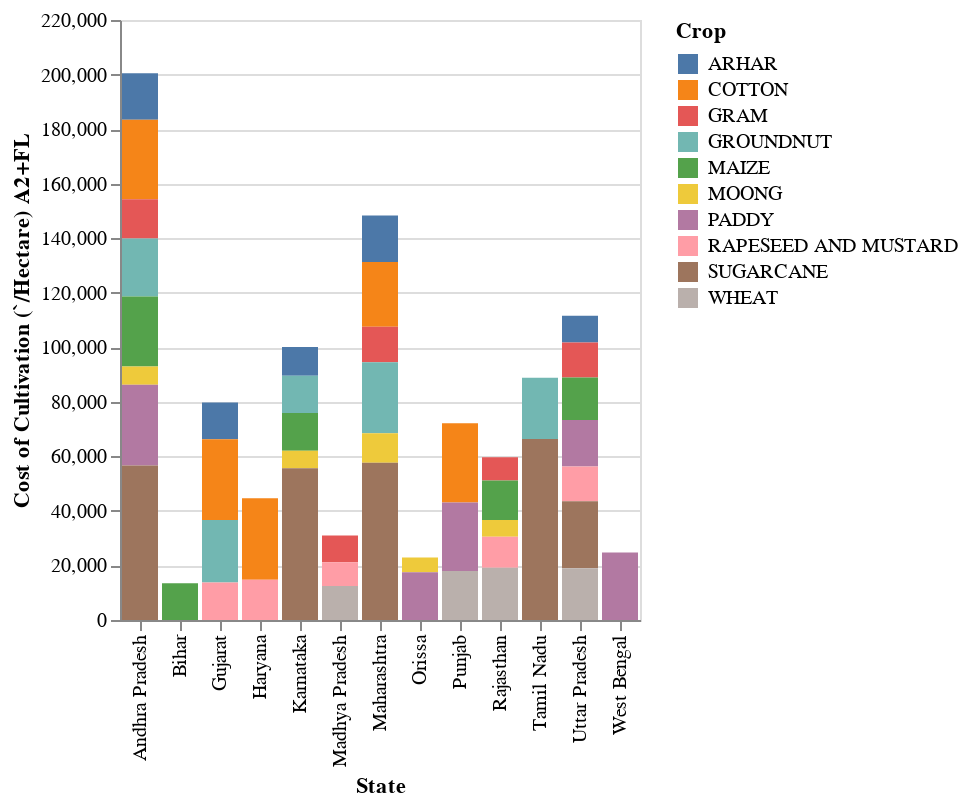

Notebook code for this chart:
### Markdown cell above
**Result:** In Andhra Pradesh is the highest Cost of Production (`/Quintal) C2.

### Code cell
alt.Chart(data_file1).mark_bar().encode(
    x='State',
    y='Cost of Cultivation (`/Hectare) A2+FL',
    color='Crop'
)

### Figure 1 — Vega-Lite specification as saved in the notebook (floating-point values rounded to 4 significant figures)
{"config": {"view": {"continuousWidth": 400, "continuousHeight": 300}}, "data": {"name": "data-3692d2a9dd3c4acffac7b5c2a767a652"}, "mark": "bar", "encoding": {"color": {"field": "Crop", "type": "nominal"}, "x": {"field": "State", "type": "nominal"}, "y": {"field": "Cost of Cultivation (`/Hectare) A2+FL", "type": "quantitative"}}, "$schema": "https://vega.github.io/schema/vega-lite/v4.17.0.json", "datasets": {"data-3692d2a9dd3c4acffac7b5c2a767a652": [{"Crop": "ARHAR", "State": "Uttar Pradesh", "Cost of Cultivation (`/Hectare) A2+FL": 9794.0, "Cost of Cultivation (`/Hectare) C2": 23080.0, "Cost of Production (`/Quintal) C2": 1942.0, "Yield (Quintal/ Hectare) ": 9.83}, {"Crop": "ARHAR", "State": "Karnataka", "Cost of Cultivation (`/Hectare) A2+FL": 10590.0, "Cost of Cultivation (`/Hectare) C2": 16530.0, "Cost of Production (`/Quintal) C2": 2172.0, "Yield (Quintal/ Hectare) ": 7.47}, {"Crop": "ARHAR", "State": "Gujarat", "Cost of Cultivation (`/Hectare) A2+FL": 13470.0, "Cost of Cultivation (`/Hectare) C2": 19550.0, "Cost of Production (`/Quintal) C2": 1898.0, "Yield (Quintal/ Hectare) ": 9.59}, {"Crop": "ARHAR", "State": "Andhra Pradesh", "Cost of Cultivation (`/Hectare) A2+FL": 17050.0, "Cost of Cultivation (`/Hectare) C2": 24170.0, "Cost of Production (`/Quintal) C2": 3671.0, "Yield (Quintal/ Hectare) ": 6.42}, {"Crop": "ARHAR", "State": "Maharashtra", "Cost of Cultivation (`/Hectare) A2+FL": 17130.0, "Cost of Cultivation (`/Hectare) C2": 25270.0, "Cost of Production (`/Quintal) C2": 2776.0, "Yield (Quintal/ Hectare) ": 8.72}, {"Crop": "COTTON", "State": "Maharashtra", "Cost of Cultivation (`/Hectare) A2+FL": 23710.0, "Cost of Cultivation (`/Hectare) C2": 33120.0, "Cost of Production (`/Quintal) C2": 2539.0, "Yield (Quintal/ Hectare) ": 12.69}, {"Crop": "COTTON", "State": "Punjab", "Cost of Cultivation (`/Hectare) A2+FL": 29050.0, "Cost of Cultivation (`/Hectare) C2": 50830.0, "Cost of Production (`/Quintal) C2": 2004.0, "Yield (Quintal/ Hectare) ": 24.39}, {"Crop": "COTTON", "State": "Andhra Pradesh", "Cost of Cultivation (`/Hectare) A2+FL": 29140.0, "Cost of Cultivation (`/Hectare) C2": 44760.0, "Cost of Production (`/Quintal) C2": 2510.0, "Yield (Quintal/ Hectare) ": 17.83}, {"Crop": "COTTON", "State": "Gujarat", "Cost of Cultivation (`/Hectare) A2+FL": 29620.0, "Cost of Cultivation (`/Hectare) C2": 42070.0, "Cost of Production (`/Quintal) C2": 2179.0, "Yield (Quintal/ Hectare) ": 19.05}, {"Crop": "COTTON", "State": "Haryana", "Cost of Cultivation (`/Hectare) A2+FL": 29920.0, "Cost of Cultivation (`/Hectare) C2": 44020.0, "Cost of Production (`/Quintal) C2": 2127.0, "Yield (Quintal/ Hectare) ": 19.9}, {"Crop": "GRAM", "State": "Rajasthan", "Cost of Cultivation (`/Hectare) A2+FL": 8553.0, "Cost of Cultivation (`/Hectare) C2": 12610.0, "Cost of Production (`/Quintal) C2": 1692.0, "Yield (Quintal/ Hectare) ": 6.83}, {"Crop": "GRAM", "State": "Madhya Pradesh", "Cost of Cultivation (`/Hectare) A2+FL": 9804.0, "Cost of Cultivation (`/Hectare) C2": 16870.0, "Cost of Production (`/Quintal) C2": 1552.0, "Yield (Quintal/ Hectare) ": 10.29}, {"Crop": "GRAM", "State": "Uttar Pradesh", "Cost of Cultivation (`/Hectare) A2+FL": 12830.0, "Cost of Cultivation (`/Hectare) C2": 21620.0, "Cost of Production (`/Quintal) C2": 1883.0, "Yield (Quintal/ Hectare) ": 10.93}, {"Crop": "GRAM", "State": "Maharashtra", "Cost of Cultivation (`/Hectare) A2+FL": 12990.0, "Cost of Cultivation (`/Hectare) C2": 18680.0, "Cost of Production (`/Quintal) C2": 2278.0, "Yield (Quintal/ Hectare) ": 8.05}, {"Crop": "GRAM", "State": "Andhra Pradesh", "Cost of Cultivation (`/Hectare) A2+FL": 14420.0, "Cost of Cultivation (`/Hectare) C2": 26760.0, "Cost of Production (`/Quintal) C2": 1559.0, "Yield (Quintal/ Hectare) ": 16.69}, {"Crop": "GROUNDNUT", "State": "Karnataka", "Cost of Cultivation (`/Hectare) A2+FL": 13650.0, "Cost of Cultivation (`/Hectare) C2": 17310.0, "Cost of Production (`/Quintal) C2": 3484.0, "Yield (Quintal/ Hectare) ": 4.71}, {"Crop": "GROUNDNUT", "State": "Andhra Pradesh", "Cost of Cultivation (`/Hectare) A2+FL": 21230.0, "Cost of Cultivation (`/Hectare) C2": 30430.0, "Cost of Production (`/Quintal) C2": 2555.0, "Yield (Quintal/ Hectare) ": 11.97}, {"Crop": "GROUNDNUT", "State": "Tamil Nadu", "Cost of Cultivation (`/Hectare) A2+FL": 22510.0, "Cost of Cultivation (`/Hectare) C2": 30390.0, "Cost of Production (`/Quintal) C2": 2358.0, "Yield (Quintal/ Hectare) ": 11.98}, {"Crop": "GROUNDNUT", "State": "Gujarat", "Cost of Cultivation (`/Hectare) A2+FL": 22950.0, "Cost of Cultivation (`/Hectare) C2": 30110.0, "Cost of Production (`/Quintal) C2": 1919.0, "Yield (Quintal/ Hectare) ": 13.45}, {"Crop": "GROUNDNUT", "State": "Maharashtra", "Cost of Cultivation (`/Hectare) A2+FL": 26080.0, "Cost of Cultivation (`/Hectare) C2": 32680.0, "Cost of Production (`/Quintal) C2": 3207.0, "Yield (Quintal/ Hectare) ": 9.33}, {"Crop": "MAIZE", "State": "Bihar", "Cost of Cultivation (`/Hectare) A2+FL": 13510.0, "Cost of Cultivation (`/Hectare) C2": 19860.0, "Cost of Production (`/Quintal) C2": 404.4, "Yield (Quintal/ Hectare) ": 42.95}, {"Crop": "MAIZE", "State": "Karnataka", "Cost of Cultivation (`/Hectare) A2+FL": 13790.0, "Cost of Cultivation (`/Hectare) C2": 20670.0, "Cost of Production (`/Quintal) C2": 581.7, "Yield (Quintal/ Hectare) ": 31.1}, {"Crop": "MAIZE", "State": "Rajasthan", "Cost of Cultivation (`/Hectare) A2+FL": 14420.0, "Cost of Cultivation (`/Hectare) C2": 19810.0, "Cost of Production (`/Quintal) C2": 658.8, "Yield (Quintal/ Hectare) ": 23.56}, {"Crop": "MAIZE", "State": "Uttar Pradesh", "Cost of Cultivation (`/Hectare) A2+FL": 15640.0, "Cost of Cultivation (`/Hectare) C2": 21050.0, "Cost of Production (`/Quintal) C2": 1387.0, "Yield (Quintal/ Hectare) ": 13.7}, {"Crop": "MAIZE", "State": "Andhra Pradesh", "Cost of Cultivation (`/Hectare) A2+FL": 25690.0, "Cost of Cultivation (`/Hectare) C2": 37800.0, "Cost of Production (`/Quintal) C2": 840.6, "Yield (Quintal/ Hectare) ": 42.68}, {"Crop": "MOONG", "State": "Orissa", "Cost of Cultivation (`/Hectare) A2+FL": 5484.0, "Cost of Cultivation (`/Hectare) C2": 8267.0, "Cost of Production (`/Quintal) C2": 2614.0, "Yield (Quintal/ Hectare) ": 3.01}, {"Crop": "MOONG", "State": "Rajasthan", "Cost of Cultivation (`/Hectare) A2+FL": 6204.0, "Cost of Cultivation (`/Hectare) C2": 9166.0, "Cost of Production (`/Quintal) C2": 2069.0, "Yield (Quintal/ Hectare) ": 4.05}, {"Crop": "MOONG", "State": "Karnataka", "Cost of Cultivation (`/Hectare) A2+FL": 6441.0, "Cost of Cultivation (`/Hectare) C2": 7869.0, "Cost of Production (`/Quintal) C2": 5777.0, "Yield (Quintal/ Hectare) ": 1.32}, {"Crop": "MOONG", "State": "Andhra Pradesh", "Cost of Cultivation (`/Hectare) A2+FL": 6684.0, "Cost of Cultivation (`/Hectare) C2": 13210.0, "Cost of Production (`/Quintal) C2": 2229.0, "Yield (Quintal/ Hectare) ": 5.9}, {"Crop": "MOONG", "State": "Maharashtra", "Cost of Cultivation (`/Hectare) A2+FL": 10780.0, "Cost of Cultivation (`/Hectare) C2": 15370.0, "Cost of Production (`/Quintal) C2": 2261.0, "Yield (Quintal/ Hectare) ": 6.7}, {"Crop": "PADDY", "State": "Uttar Pradesh", "Cost of Cultivation (`/Hectare) A2+FL": 17020.0, "Cost of Cultivation (`/Hectare) C2": 28140.0, "Cost of Production (`/Quintal) C2": 732.6, "Yield (Quintal/ Hectare) ": 36.61}, {"Crop": "PADDY", "State": "Orissa", "Cost of Cultivation (`/Hectare) A2+FL": 17480.0, "Cost of Cultivation (`/Hectare) C2": 25910.0, "Cost of Production (`/Quintal) C2": 715.0, "Yield (Quintal/ Hectare) ": 32.42}, {"Crop": "PADDY", "State": "West Bengal", "Cost of Cultivation (`/Hectare) A2+FL": 24730.0, "Cost of Cultivation (`/Hectare) C2": 33050.0, "Cost of Production (`/Quintal) C2": 731.2, "Yield (Quintal/ Hectare) ": 39.04}, {"Crop": "PADDY", "State": "Punjab", "Cost of Cultivation (`/Hectare) A2+FL": 25150.0, "Cost of Cultivation (`/Hectare) C2": 45290.0, "Cost of Production (`/Quintal) C2": 669.9, "Yield (Quintal/ Hectare) ": 67.41}, {"Crop": "PADDY", "State": "Andhra Pradesh", "Cost of Cultivation (`/Hectare) A2+FL": 29660.0, "Cost of Cultivation (`/Hectare) C2": 46450.0, "Cost of Production (`/Quintal) C2": 789.9, "Yield (Quintal/ Hectare) ": 56.0}, {"Crop": "RAPESEED AND MUSTARD", "State": "Madhya Pradesh", "Cost of Cultivation (`/Hectare) A2+FL": 8686.0, "Cost of Cultivation (`/Hectare) C2": 17710.0, "Cost of Production (`/Quintal) C2": 1280.0, "Yield (Quintal/ Hectare) ": 12.94}, {"Crop": "RAPESEED AND MUSTARD", "State": "Rajasthan", "Cost of Cultivation (`/Hectare) A2+FL": 11390.0, "Cost of Cultivation (`/Hectare) C2": 19260.0, "Cost of Production (`/Quintal) C2": 1341.0, "Yield (Quintal/ Hectare) ": 13.54}, {"Crop": "RAPESEED AND MUSTARD", "State": "Uttar Pradesh", "Cost of Cultivation (`/Hectare) A2+FL": 12770.0, "Cost of Cultivation (`/Hectare) C2": 22560.0, "Cost of Production (`/Quintal) C2": 1596.0, "Yield (Quintal/ Hectare) ": 13.57}, {"Crop": "RAPESEED AND MUSTARD", "State": "Gujarat", "Cost of Cultivation (`/Hectare) A2+FL": 13740.0, "Cost of Cultivation (`/Hectare) C2": 19080.0, "Cost of Production (`/Quintal) C2": 1610.0, "Yield (Quintal/ Hectare) ": 11.61}, {"Crop": "RAPESEED AND MUSTARD", "State": "Haryana", "Cost of Cultivation (`/Hectare) A2+FL": 14720.0, "Cost of Cultivation (`/Hectare) C2": 27510.0, "Cost of Production (`/Quintal) C2": 1251.0, "Yield (Quintal/ Hectare) ": 19.94}, {"Crop": "SUGARCANE", "State": "Uttar Pradesh", "Cost of Cultivation (`/Hectare) A2+FL": 24540.0, "Cost of Cultivation (`/Hectare) C2": 45240.0, "Cost of Production (`/Quintal) C2": 93.64, "Yield (Quintal/ Hectare) ": 448.9}, {"Crop": "SUGARCANE", "State": "Karnataka", "Cost of Cultivation (`/Hectare) A2+FL": 55660.0, "Cost of Cultivation (`/Hectare) C2": 86770.0, "Cost of Production (`/Quintal) C2": 86.53, "Yield (Quintal/ Hectare) ": 986.2}, {"Crop": "SUGARCANE", "State": "Andhra Pradesh", "Cost of Cultivation (`/Hectare) A2+FL": 56620.0, "Cost of Cultivation (`/Hectare) C2": 91440.0, "Cost of Production (`/Quintal) C2": 119.7, "Yield (Quintal/ Hectare) ": 757.9}, {"Crop": "SUGARCANE", "State": "Maharashtra", "Cost of Cultivation (`/Hectare) A2+FL": 57670.0, "Cost of Cultivation (`/Hectare) C2": 85800.0, "Cost of Production (`/Quintal) C2": 107.6, "Yield (Quintal/ Hectare) ": 744.0}, {"Crop": "SUGARCANE", "State": "Tamil Nadu", "Cost of Cultivation (`/Hectare) A2+FL": 66340.0, "Cost of Cultivation (`/Hectare) C2": 89030.0, "Cost of Production (`/Quintal) C2": 85.79, "Yield (Quintal/ Hectare) ": 1015.0}, {"Crop": "WHEAT", "State": "Madhya Pradesh", "Cost of Cultivation (`/Hectare) A2+FL": 12460.0, "Cost of Cultivation (`/Hectare) C2": 22490.0, "Cost of Production (`/Quintal) C2": 810.2, "Yield (Quintal/ Hectare) ": 23.59}, {"Crop": "WHEAT", "State": "Punjab", "Cost of Cultivation (`/Hectare) A2+FL": 17950.0, "Cost of Cultivation (`/Hectare) C2": 35420.0, "Cost of Production (`/Quintal) C2": 804.8, "Yield (Quintal/ Hectare) ": 39.83}, {"Crop": "WHEAT", "State": "Uttar Pradesh", "Cost of Cultivation (`/Hectare) A2+FL": 18980.0, "Cost of Cultivation (`/Hectare) C2": 31900.0, "Cost of Production (`/Quintal) C2": 769.8, "Yield (Quintal/ Hectare) ": 34.99}, {"Crop": "WHEAT", "State": "Rajasthan", "Cost of Cultivation (`/Hectare) A2+FL": 19120.0, "Cost of Cultivation (`/Hectare) C2": 29880.0, "Cost of Production (`/Quintal) C2": 683.6, "Yield (Quintal/ Hectare) ": 37.19}]}}
